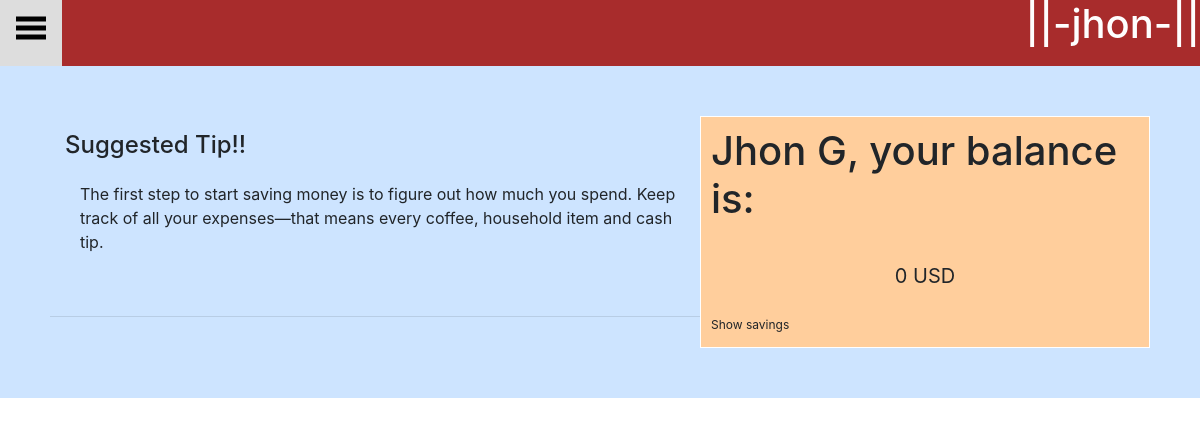
The app's page / (signed in), older data.
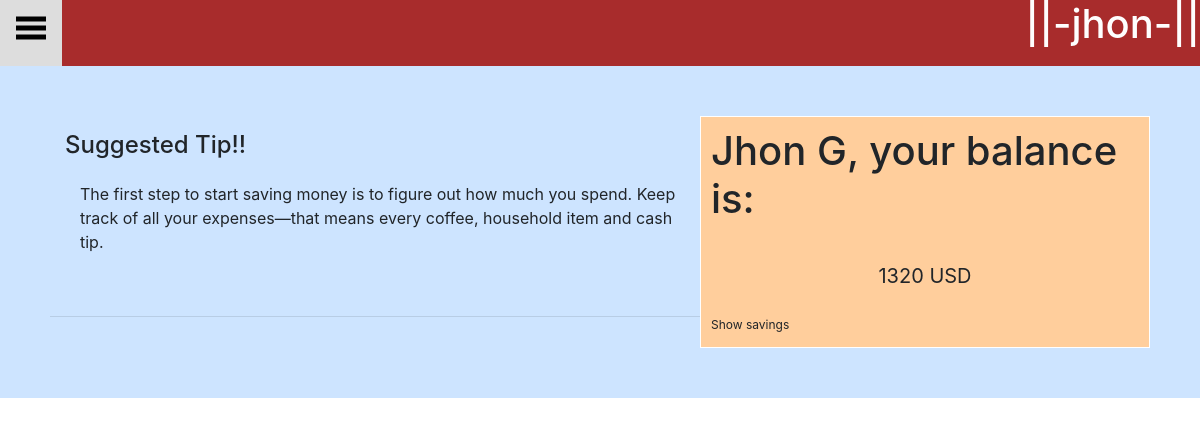
The same page, newer data.
### money/models.py (models this page shows, shortened)
class Balance(models.Model):
    uname = models.CharField(max_length=15)
    money = models.PositiveIntegerField(default=0)

### money/views.py (the view)
# urls.py: path("", views.index, name = "index"),
def index(request):
    if not request.user.is_authenticated:
        return render(request, "users/login.html", {"message": None})
    bal = Balance.objects.filter(uname = request.user.username)
    sav = Sves.objects.filter(uname = request.user.username)
    print(Ins.objects.filter(uname = request.user.username))
    context = {
    "user": request.user,
    'balance': bal[0],
    'saves': sav[0],
    'Ins': Ins.objects.filter(uname = request.user.username),
    'Spends': Spends.objects.filter(uname = request.user.username)
    }
    return render(request, "principal/base.html", context)

### money/models.py (called while the page is built)
    def __str__(self):
        return f"{self.uname} wasted {self.quantity} in {self.kind} on {self.date}"

### money/templates/principal/base.html (shortened to what this page needs)
{% load static %}
<!DOCTYPE html>
<html lang="en" dir="ltr">
  <head>
    <link rel="stylesheet" href="{% static 'money/styles2.css' %}">
    <link rel="stylesheet" href="https://maxcdn.bootstrapcdn.com/bootstrap/4.0.0-beta.3/css/bootstrap.min.css">
  </head>
  <body>
    <nav class="topnav">
      <a href="#" onclick="openNav()">
        <svg width="30" height="30" id="icoOpen">
          <path d="M0,5 30,5" stroke="#000" stroke-width="5"/>
          <path d="M0,14 30,14" stroke="#000" stroke-width="5"/>
          <path d="M0,23 30,23" stroke="#000" stroke-width="5"/>
        </svg>
      </a>
      <di class="navtext">
        <h1> ||-{{ user.username }}-||    </h1>
      </di>
    </nav>
<div id="main">
<div class="saldo">
  <h1>{{ user.first_name }} {{ user.last_name }}, your balance is: </h1>
  <br>
  <p style="text-align: center;">{{ balance.money }} USD</p>
  <a id='showsaves' style="font-size: 12px;">Show savings</a>
</div>
<div class="tip">
  <h4>Suggested Tip!!</h4>
  <p id="tip">
  </p>
</div>
<hr>
</div>
  </body>
</html>

### money/static/money/styles2.css (style rules this page uses)
#main { transition: margin-left .5s; padding: 20px; overflow:hidden; width:100%; }
body { overflow-x: hidden; }
.topnav { background-color: #a82c2c; color: #ffffff; text-align: right; overflow: hidden; }
.navtext { font-size: 25px; }
.topnav a { float: left; display: block; color: #f2f2f2; text-align: center; padding: 14px 16px; text-decoration: none; font-size: 17px; }
@media (min-width: 400px) { .saldo { background-color: rgb(255, 206, 156); width: 450px; float: right; font-size: 20px; } }
@media (min-width: 400px) { #main { background-color: rgb(205, 228, 255); padding: 50px; } }
#main { width: 100%; height: 100%; }
.saldo { padding: 10px; border: solid 1px rgb(255, 255, 255); }
#tip { padding: 15px; }
.tip { padding: 15px; }

Row changes from the older to the newer data that the page shows:
changed Balance: money "0" → "1320"
